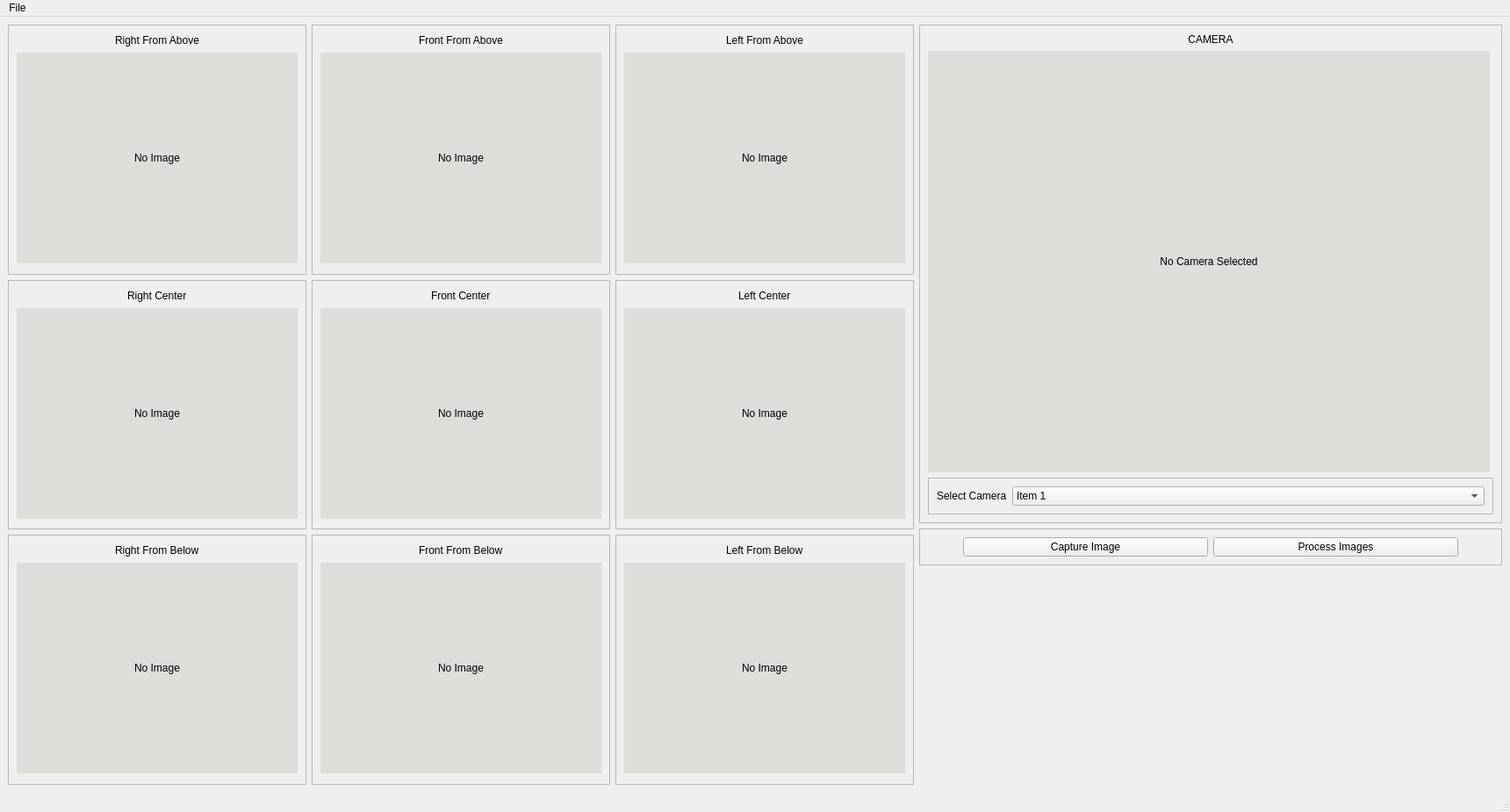
<?xml version="1.0" encoding="UTF-8"?>
<ui version="4.0">
 <class>MainWindow</class>
 <widget class="QMainWindow" name="MainWindow">
  <property name="geometry">
   <rect>
    <x>0</x>
    <y>0</y>
    <width>1720</width>
    <height>925</height>
   </rect>
  </property>
  <property name="windowTitle">
   <string>MainWindow</string>
  </property>
  <widget class="QWidget" name="centralwidget">
   <layout class="QHBoxLayout" name="horizontalLayout">
    <item>
     <layout class="QGridLayout" name="gridLayout">
      <item row="2" column="1">
       <widget class="QFrame" name="frame_4">
        <property name="frameShape">
         <enum>QFrame::StyledPanel</enum>
        </property>
        <property name="frameShadow">
         <enum>QFrame::Raised</enum>
        </property>
        <layout class="QVBoxLayout" name="verticalLayout_8">
         <item alignment="Qt::AlignHCenter">
          <widget class="QLabel" name="label_8">
           <property name="sizePolicy">
            <sizepolicy hsizetype="Preferred" vsizetype="Fixed">
             <horstretch>0</horstretch>
             <verstretch>0</verstretch>
            </sizepolicy>
           </property>
           <property name="text">
            <string>Front From Below</string>
           </property>
          </widget>
         </item>
         <item>
          <widget class="ClickableLabel" name="front_below_label">
           <property name="sizePolicy">
            <sizepolicy hsizetype="Fixed" vsizetype="Fixed">
             <horstretch>0</horstretch>
             <verstretch>0</verstretch>
            </sizepolicy>
           </property>
           <property name="minimumSize">
            <size>
             <width>320</width>
             <height>240</height>
            </size>
           </property>
           <property name="styleSheet">
            <string notr="true">background-color: rgb(222, 221, 218);</string>
           </property>
           <property name="text">
            <string>No Image</string>
           </property>
           <property name="alignment">
            <set>Qt::AlignCenter</set>
           </property>
          </widget>
         </item>
        </layout>
       </widget>
      </item>
      <item row="1" column="0">
       <widget class="QFrame" name="frame_3">
        <property name="frameShape">
         <enum>QFrame::StyledPanel</enum>
        </property>
        <property name="frameShadow">
         <enum>QFrame::Raised</enum>
        </property>
        <layout class="QVBoxLayout" name="verticalLayout_4">
         <item alignment="Qt::AlignHCenter">
          <widget class="QLabel" name="label_4">
           <property name="sizePolicy">
            <sizepolicy hsizetype="Preferred" vsizetype="Fixed">
             <horstretch>0</horstretch>
             <verstretch>0</verstretch>
            </sizepolicy>
           </property>
           <property name="text">
            <string>Right Center</string>
           </property>
          </widget>
         </item>
         <item>
          <widget class="ClickableLabel" name="right_center_label">
           <property name="sizePolicy">
            <sizepolicy hsizetype="Fixed" vsizetype="Fixed">
             <horstretch>0</horstretch>
             <verstretch>0</verstretch>
            </sizepolicy>
           </property>
           <property name="minimumSize">
            <size>
             <width>320</width>
             <height>240</height>
            </size>
           </property>
           <property name="styleSheet">
            <string notr="true">background-color: rgb(222, 221, 218);</string>
           </property>
           <property name="text">
            <string>No Image</string>
           </property>
           <property name="alignment">
            <set>Qt::AlignCenter</set>
           </property>
          </widget>
         </item>
        </layout>
       </widget>
      </item>
      <item row="2" column="0">
       <widget class="QFrame" name="frame">
        <property name="frameShape">
         <enum>QFrame::StyledPanel</enum>
        </property>
        <property name="frameShadow">
         <enum>QFrame::Raised</enum>
        </property>
        <layout class="QVBoxLayout" name="verticalLayout_7">
         <item alignment="Qt::AlignHCenter">
          <widget class="QLabel" name="label_7">
           <property name="sizePolicy">
            <sizepolicy hsizetype="Preferred" vsizetype="Fixed">
             <horstretch>0</horstretch>
             <verstretch>0</verstretch>
            </sizepolicy>
           </property>
           <property name="text">
            <string>Right From Below</string>
           </property>
          </widget>
         </item>
         <item>
          <widget class="ClickableLabel" name="right_below_label">
           <property name="sizePolicy">
            <sizepolicy hsizetype="Fixed" vsizetype="Fixed">
             <horstretch>0</horstretch>
             <verstretch>0</verstretch>
            </sizepolicy>
           </property>
           <property name="minimumSize">
            <size>
             <width>320</width>
             <height>240</height>
            </size>
           </property>
           <property name="styleSheet">
            <string notr="true">background-color: rgb(222, 221, 218);</string>
           </property>
           <property name="text">
            <string>No Image</string>
           </property>
           <property name="alignment">
            <set>Qt::AlignCenter</set>
           </property>
          </widget>
         </item>
        </layout>
       </widget>
      </item>
      <item row="0" column="0">
       <widget class="QFrame" name="frame_2">
        <property name="frameShape">
         <enum>QFrame::StyledPanel</enum>
        </property>
        <property name="frameShadow">
         <enum>QFrame::Raised</enum>
        </property>
        <layout class="QVBoxLayout" name="verticalLayout">
         <item alignment="Qt::AlignHCenter">
          <widget class="QLabel" name="label">
           <property name="sizePolicy">
            <sizepolicy hsizetype="Preferred" vsizetype="Fixed">
             <horstretch>0</horstretch>
             <verstretch>0</verstretch>
            </sizepolicy>
           </property>
           <property name="text">
            <string>Right From Above</string>
           </property>
          </widget>
         </item>
         <item>
          <widget class="ClickableLabel" name="right_above_label">
           <property name="sizePolicy">
            <sizepolicy hsizetype="Fixed" vsizetype="Fixed">
             <horstretch>0</horstretch>
             <verstretch>0</verstretch>
            </sizepolicy>
           </property>
           <property name="minimumSize">
            <size>
             <width>320</width>
             <height>240</height>
            </size>
           </property>
           <property name="styleSheet">
            <string notr="true">background-color: rgb(222, 221, 218);
border-color: rgb(87, 227, 137);</string>
           </property>
           <property name="text">
            <string>No Image</string>
           </property>
           <property name="alignment">
            <set>Qt::AlignCenter</set>
           </property>
          </widget>
         </item>
        </layout>
       </widget>
      </item>
      <item row="2" column="2">
       <widget class="QFrame" name="frame_5">
        <property name="frameShape">
         <enum>QFrame::StyledPanel</enum>
        </property>
        <property name="frameShadow">
         <enum>QFrame::Raised</enum>
        </property>
        <layout class="QVBoxLayout" name="verticalLayout_9">
         <item alignment="Qt::AlignHCenter">
          <widget class="QLabel" name="label_9">
           <property name="sizePolicy">
            <sizepolicy hsizetype="Preferred" vsizetype="Fixed">
             <horstretch>0</horstretch>
             <verstretch>0</verstretch>
            </sizepolicy>
           </property>
           <property name="text">
            <string>Left From Below</string>
           </property>
          </widget>
         </item>
         <item>
          <widget class="ClickableLabel" name="left_below_label">
           <property name="sizePolicy">
            <sizepolicy hsizetype="Fixed" vsizetype="Fixed">
             <horstretch>0</horstretch>
             <verstretch>0</verstretch>
            </sizepolicy>
           </property>
           <property name="minimumSize">
            <size>
             <width>320</width>
             <height>240</height>
            </size>
           </property>
           <property name="styleSheet">
            <string notr="true">background-color: rgb(222, 221, 218);</string>
           </property>
           <property name="text">
            <string>No Image</string>
           </property>
           <property name="alignment">
            <set>Qt::AlignCenter</set>
           </property>
          </widget>
         </item>
        </layout>
       </widget>
      </item>
      <item row="1" column="1">
       <widget class="QFrame" name="frame_6">
        <property name="frameShape">
         <enum>QFrame::StyledPanel</enum>
        </property>
        <property name="frameShadow">
         <enum>QFrame::Raised</enum>
        </property>
        <layout class="QVBoxLayout" name="verticalLayout_5">
         <item alignment="Qt::AlignHCenter">
          <widget class="QLabel" name="label_5">
           <property name="sizePolicy">
            <sizepolicy hsizetype="Preferred" vsizetype="Fixed">
             <horstretch>0</horstretch>
             <verstretch>0</verstretch>
            </sizepolicy>
           </property>
           <property name="text">
            <string>Front Center</string>
           </property>
          </widget>
         </item>
         <item>
          <widget class="ClickableLabel" name="front_center_label">
           <property name="sizePolicy">
            <sizepolicy hsizetype="Fixed" vsizetype="Fixed">
             <horstretch>0</horstretch>
             <verstretch>0</verstretch>
            </sizepolicy>
           </property>
           <property name="minimumSize">
            <size>
             <width>320</width>
             <height>240</height>
            </size>
           </property>
           <property name="styleSheet">
            <string notr="true">background-color: rgb(222, 221, 218);</string>
           </property>
           <property name="text">
            <string>No Image</string>
           </property>
           <property name="alignment">
            <set>Qt::AlignCenter</set>
           </property>
          </widget>
         </item>
        </layout>
       </widget>
      </item>
      <item row="1" column="2">
       <widget class="QFrame" name="frame_7">
        <property name="frameShape">
         <enum>QFrame::StyledPanel</enum>
        </property>
        <property name="frameShadow">
         <enum>QFrame::Raised</enum>
        </property>
        <layout class="QVBoxLayout" name="verticalLayout_6">
         <item alignment="Qt::AlignHCenter">
          <widget class="QLabel" name="label_6">
           <property name="sizePolicy">
            <sizepolicy hsizetype="Preferred" vsizetype="Fixed">
             <horstretch>0</horstretch>
             <verstretch>0</verstretch>
            </sizepolicy>
           </property>
           <property name="text">
            <string>Left Center</string>
           </property>
          </widget>
         </item>
         <item>
          <widget class="ClickableLabel" name="left_center_label">
           <property name="sizePolicy">
            <sizepolicy hsizetype="Fixed" vsizetype="Fixed">
             <horstretch>0</horstretch>
             <verstretch>0</verstretch>
            </sizepolicy>
           </property>
           <property name="minimumSize">
            <size>
             <width>320</width>
             <height>240</height>
            </size>
           </property>
           <property name="styleSheet">
            <string notr="true">background-color: rgb(222, 221, 218);</string>
           </property>
           <property name="text">
            <string>No Image</string>
           </property>
           <property name="alignment">
            <set>Qt::AlignCenter</set>
           </property>
          </widget>
         </item>
        </layout>
       </widget>
      </item>
      <item row="0" column="1">
       <widget class="QFrame" name="frame_8">
        <property name="frameShape">
         <enum>QFrame::StyledPanel</enum>
        </property>
        <property name="frameShadow">
         <enum>QFrame::Raised</enum>
        </property>
        <layout class="QVBoxLayout" name="verticalLayout_2">
         <item alignment="Qt::AlignHCenter">
          <widget class="QLabel" name="label_2">
           <property name="sizePolicy">
            <sizepolicy hsizetype="Preferred" vsizetype="Fixed">
             <horstretch>0</horstretch>
             <verstretch>0</verstretch>
            </sizepolicy>
           </property>
           <property name="text">
            <string>Front From Above</string>
           </property>
          </widget>
         </item>
         <item>
          <widget class="ClickableLabel" name="front_above_label">
           <property name="sizePolicy">
            <sizepolicy hsizetype="Fixed" vsizetype="Fixed">
             <horstretch>0</horstretch>
             <verstretch>0</verstretch>
            </sizepolicy>
           </property>
           <property name="minimumSize">
            <size>
             <width>320</width>
             <height>240</height>
            </size>
           </property>
           <property name="styleSheet">
            <string notr="true">background-color: rgb(222, 221, 218);</string>
           </property>
           <property name="text">
            <string>No Image</string>
           </property>
           <property name="alignment">
            <set>Qt::AlignCenter</set>
           </property>
          </widget>
         </item>
        </layout>
       </widget>
      </item>
      <item row="0" column="2">
       <widget class="QFrame" name="frame_9">
        <property name="frameShape">
         <enum>QFrame::StyledPanel</enum>
        </property>
        <property name="frameShadow">
         <enum>QFrame::Raised</enum>
        </property>
        <layout class="QVBoxLayout" name="verticalLayout_3">
         <item alignment="Qt::AlignHCenter">
          <widget class="QLabel" name="label_3">
           <property name="sizePolicy">
            <sizepolicy hsizetype="Preferred" vsizetype="Fixed">
             <horstretch>0</horstretch>
             <verstretch>0</verstretch>
            </sizepolicy>
           </property>
           <property name="text">
            <string>Left From Above</string>
           </property>
          </widget>
         </item>
         <item>
          <widget class="ClickableLabel" name="left_above_label">
           <property name="sizePolicy">
            <sizepolicy hsizetype="Fixed" vsizetype="Fixed">
             <horstretch>0</horstretch>
             <verstretch>0</verstretch>
            </sizepolicy>
           </property>
           <property name="minimumSize">
            <size>
             <width>320</width>
             <height>240</height>
            </size>
           </property>
           <property name="styleSheet">
            <string notr="true">background-color: rgb(222, 221, 218);</string>
           </property>
           <property name="text">
            <string>No Image</string>
           </property>
           <property name="alignment">
            <set>Qt::AlignCenter</set>
           </property>
          </widget>
         </item>
        </layout>
       </widget>
      </item>
     </layout>
    </item>
    <item>
     <layout class="QVBoxLayout" name="verticalLayout_10">
      <item alignment="Qt::AlignTop">
       <widget class="QFrame" name="frame_10">
        <property name="frameShape">
         <enum>QFrame::StyledPanel</enum>
        </property>
        <property name="frameShadow">
         <enum>QFrame::Raised</enum>
        </property>
        <layout class="QVBoxLayout" name="verticalLayout_11">
         <item alignment="Qt::AlignTop">
          <widget class="QLabel" name="label_10">
           <property name="sizePolicy">
            <sizepolicy hsizetype="Preferred" vsizetype="Fixed">
             <horstretch>0</horstretch>
             <verstretch>0</verstretch>
            </sizepolicy>
           </property>
           <property name="text">
            <string>CAMERA</string>
           </property>
           <property name="alignment">
            <set>Qt::AlignCenter</set>
           </property>
          </widget>
         </item>
         <item alignment="Qt::AlignTop">
          <widget class="QLabel" name="camera_image_label">
           <property name="sizePolicy">
            <sizepolicy hsizetype="Fixed" vsizetype="Fixed">
             <horstretch>0</horstretch>
             <verstretch>0</verstretch>
            </sizepolicy>
           </property>
           <property name="minimumSize">
            <size>
             <width>640</width>
             <height>480</height>
            </size>
           </property>
           <property name="sizeIncrement">
            <size>
             <width>1</width>
             <height>1</height>
            </size>
           </property>
           <property name="styleSheet">
            <string notr="true">background-color: rgb(222, 221, 218);</string>
           </property>
           <property name="text">
            <string>No Camera Selected</string>
           </property>
           <property name="alignment">
            <set>Qt::AlignCenter</set>
           </property>
          </widget>
         </item>
         <item>
          <widget class="QFrame" name="frame_12">
           <property name="sizePolicy">
            <sizepolicy hsizetype="Preferred" vsizetype="Fixed">
             <horstretch>0</horstretch>
             <verstretch>0</verstretch>
            </sizepolicy>
           </property>
           <property name="frameShape">
            <enum>QFrame::StyledPanel</enum>
           </property>
           <property name="frameShadow">
            <enum>QFrame::Raised</enum>
           </property>
           <layout class="QHBoxLayout" name="horizontalLayout_4">
            <item>
             <widget class="QLabel" name="label_12">
              <property name="sizePolicy">
               <sizepolicy hsizetype="Fixed" vsizetype="Fixed">
                <horstretch>0</horstretch>
                <verstretch>0</verstretch>
               </sizepolicy>
              </property>
              <property name="text">
               <string>Select Camera</string>
              </property>
             </widget>
            </item>
            <item>
             <widget class="QComboBox" name="select_camera_box">
              <item>
               <property name="text">
                <string>Item 1</string>
               </property>
              </item>
              <item>
               <property name="text">
                <string>Item2</string>
               </property>
              </item>
              <item>
               <property name="text">
                <string>Item3</string>
               </property>
              </item>
             </widget>
            </item>
           </layout>
          </widget>
         </item>
        </layout>
       </widget>
      </item>
      <item alignment="Qt::AlignTop">
       <widget class="QFrame" name="frame_11">
        <property name="sizePolicy">
         <sizepolicy hsizetype="Preferred" vsizetype="Fixed">
          <horstretch>0</horstretch>
          <verstretch>0</verstretch>
         </sizepolicy>
        </property>
        <property name="frameShape">
         <enum>QFrame::StyledPanel</enum>
        </property>
        <property name="frameShadow">
         <enum>QFrame::Raised</enum>
        </property>
        <layout class="QHBoxLayout" name="horizontalLayout_2">
         <item>
          <spacer name="horizontalSpacer">
           <property name="orientation">
            <enum>Qt::Horizontal</enum>
           </property>
           <property name="sizeType">
            <enum>QSizePolicy::Preferred</enum>
           </property>
           <property name="sizeHint" stdset="0">
            <size>
             <width>40</width>
             <height>20</height>
            </size>
           </property>
          </spacer>
         </item>
         <item>
          <widget class="QPushButton" name="capture_image_button">
           <property name="sizePolicy">
            <sizepolicy hsizetype="Minimum" vsizetype="Fixed">
             <horstretch>0</horstretch>
             <verstretch>0</verstretch>
            </sizepolicy>
           </property>
           <property name="text">
            <string>Capture Image</string>
           </property>
          </widget>
         </item>
         <item>
          <widget class="QPushButton" name="process_images_button">
           <property name="text">
            <string>Process Images</string>
           </property>
          </widget>
         </item>
         <item>
          <spacer name="horizontalSpacer_2">
           <property name="orientation">
            <enum>Qt::Horizontal</enum>
           </property>
           <property name="sizeType">
            <enum>QSizePolicy::Preferred</enum>
           </property>
           <property name="sizeHint" stdset="0">
            <size>
             <width>40</width>
             <height>20</height>
            </size>
           </property>
          </spacer>
         </item>
        </layout>
       </widget>
      </item>
     </layout>
    </item>
   </layout>
  </widget>
  <widget class="QMenuBar" name="menubar">
   <property name="geometry">
    <rect>
     <x>0</x>
     <y>0</y>
     <width>1720</width>
     <height>22</height>
    </rect>
   </property>
   <widget class="QMenu" name="menuFile">
    <property name="title">
     <string>File</string>
    </property>
    <widget class="QMenu" name="menuSave">
     <property name="title">
      <string>Save</string>
     </property>
     <addaction name="separator"/>
     <addaction name="actionSave_As"/>
     <addaction name="actionSave_Current"/>
    </widget>
    <addaction name="menuSave"/>
    <addaction name="actionLoad"/>
   </widget>
   <addaction name="menuFile"/>
  </widget>
  <widget class="QStatusBar" name="statusbar"/>
  <action name="actionLoad">
   <property name="text">
    <string>Load</string>
   </property>
  </action>
  <action name="actionSave_As">
   <property name="text">
    <string>Save As</string>
   </property>
  </action>
  <action name="actionSave_Current">
   <property name="text">
    <string>Save Current</string>
   </property>
  </action>
 </widget>
 <customwidgets>
  <customwidget>
   <class>ClickableLabel</class>
   <extends>QLabel</extends>
   <header>clickablelabel.h</header>
  </customwidget>
 </customwidgets>
 <resources/>
 <connections/>
</ui>
